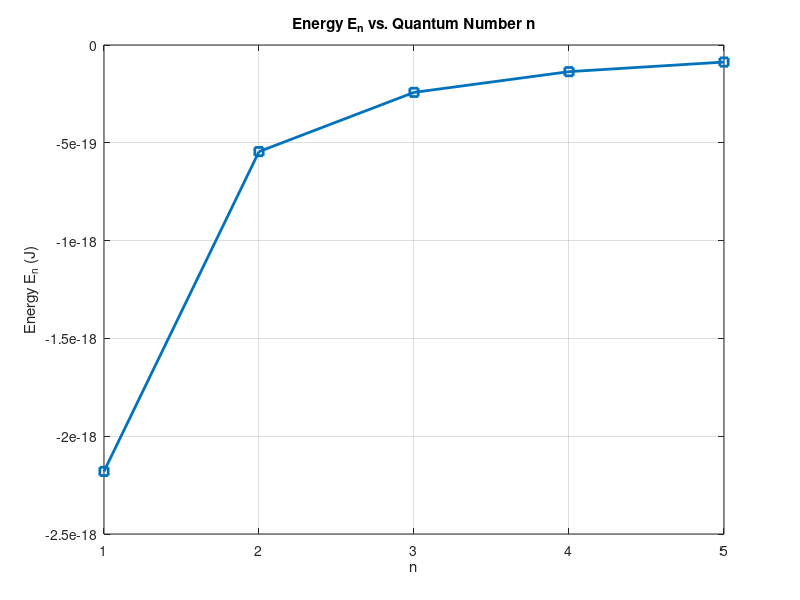

MATLAB code to generate this figure:
clc; clear; close all;

% Constants
hbar = 1.0545718e-34;
m = 9.10938356e-31;
e = 1.602176634e-19;
eps0 = 8.854187817e-12;
A = e^2 / (4 * pi * eps0);

% Quantum numbers
n_values = 1:5;

% Compute energies
energy = -m * A^2 ./ (2 * hbar^2 * n_values.^2);

% Plot energy vs quantum number
figure;
plot(n_values, energy, 's-', 'LineWidth', 2);
title('Energy E_n vs. Quantum Number n');
xlabel('n'); ylabel('Energy E_n (J)');
grid on;